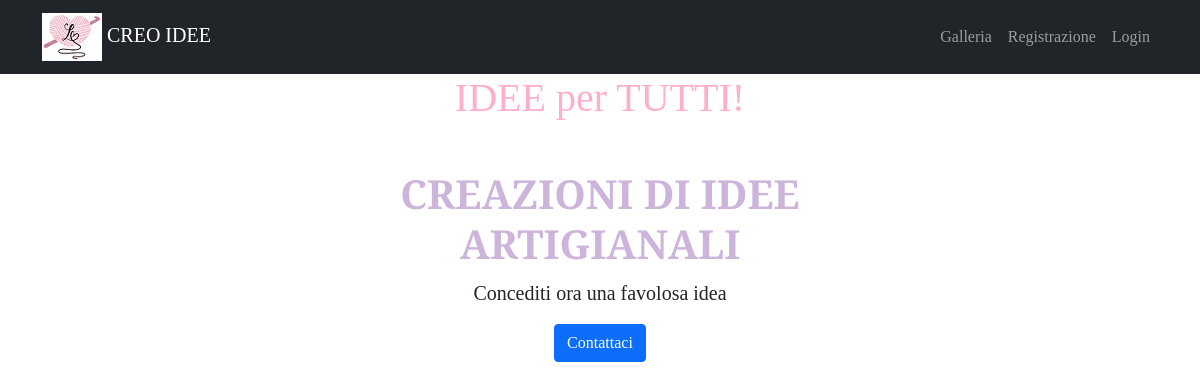
The page /galleria/articoli/ on the database as committed earlier.
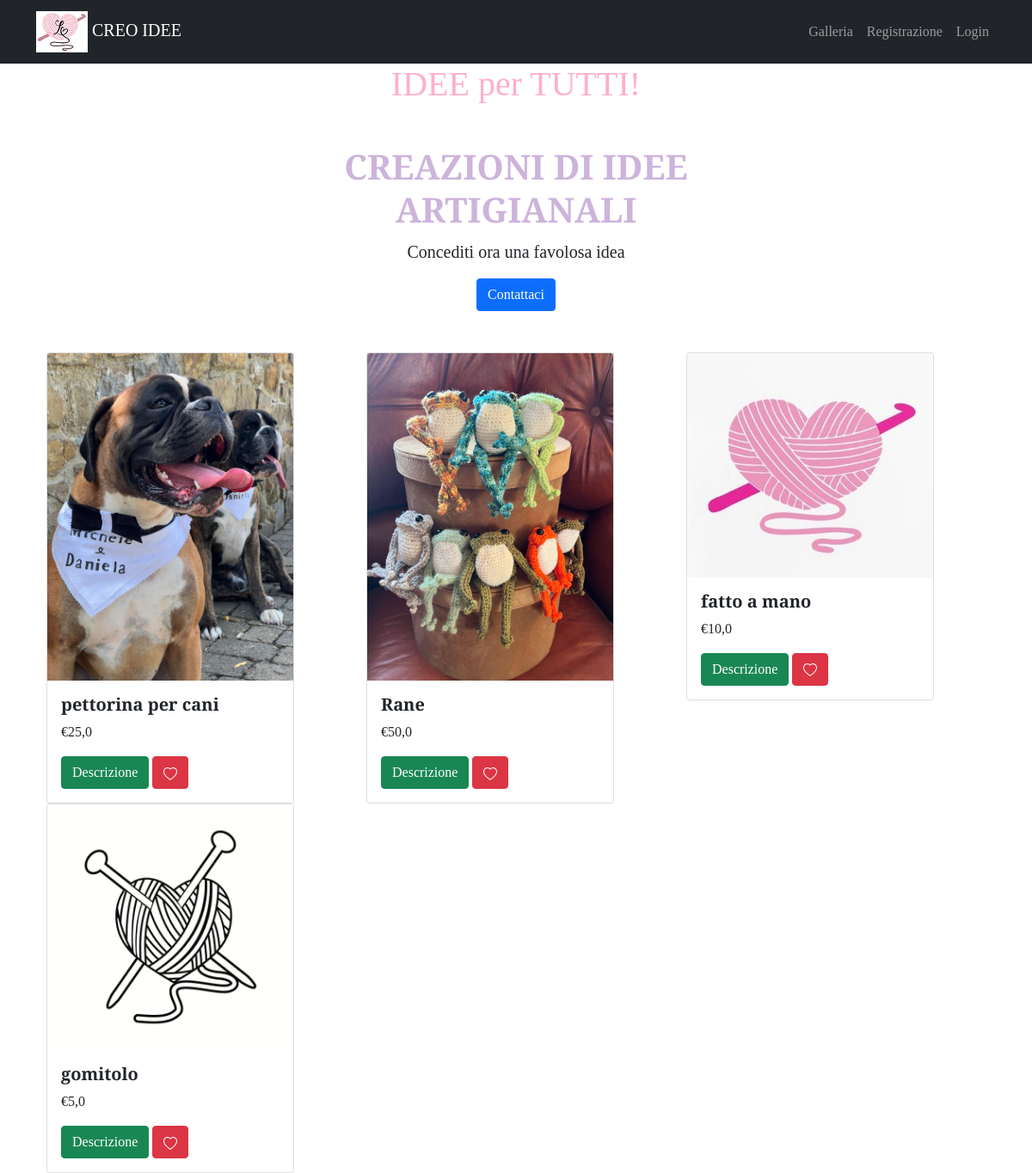
The same page on the database as committed later.
### gallery/models.py (models this page shows, shortened)
class Articolo(models.Model):
    foto = models.ImageField()
    nome = models.CharField(max_length=25)
    descrizione = models.TextField()
    prezzo = models.FloatField()
    class Meta:
        verbose_name = "Articolo"
        verbose_name_plural = "Articoli"

### gallery/views.py (the view)
# urls.py: path('articoli/', views.Visualizza_articoli.as_view(), name='listart'),
class Visualizza_articoli(ListView):
    queryset = Articolo.objects.all()
    template_name = "gallery/articoli_lista.html"
    context_object_name = "lista_articoli"

### gallery/templates/gallery/articoli_lista.html (shortened to what this page needs)
{% extends 'base.html' %}
{% block content %}
<div class="container text-center"><h1 style="color: #FFAFCC; size: 50px; ">IDEE per TUTTI!</h1></div>
<div class="container my-5 text-center" style="max-width:580px">
    <h1 style="color: #cdb4db "><strong>CREAZIONI DI IDEE ARTIGIANALI</strong></h1>
    <p class="lead">Concediti ora una favolosa idea </p>
    <a href="{% url 'contact_view' %}" type="button" class="btn btn-primary">Contattaci</a>
</div>
<div class="container">
    <div class="row">
        {% for articolo in lista_articoli %}
        <div class="col-sm">
            <div class="card" style="width: 18rem;">
                <img src="{{articolo.foto.url}}" class="card-img-top" alt="...">
                <div class="card-body">
                    <h5><strong>{{ articolo.nome }}</strong></h5>
                    <p class="card-text">€{{ articolo.prezzo }}</p>
                    <a href="{% url 'articolo_view' pk=articolo.pk %}" class="btn btn-success">Descrizione</a>
                    <a href="#" type="button" class="btn btn-danger"></a>
                </div>
            </div>
        </div>
        {% endfor %}
    </div>
</div>
{% endblock content %}

### templates/base.html (shortened to what this page needs)
{% load static %}
<!DOCTYPE html>
<html lang="it">
  <head>
    <link
      href="https://cdn.jsdelivr.net/npm/bootstrap@5.0.0/dist/css/bootstrap.min.css"
      rel="stylesheet"
    />
    <link rel="stylesheet" href="{% static 'css/pett.css' %}" />
  </head>
  <body>
    <nav class="navbar navbar-expand-lg navbar-dark bg-dark">
      <div class="container">
        <a class="navbar-brand" href="/">
          <img src="{% static 'gallery/logo1.png' %}" alt="">
          CREO IDEE</a>
          <ul class="navbar-nav ms-auto">
            <li class="nav-item">
              <a class="nav-link" href="{% url 'listart' %}"
                >Galleria <span class="sr-only">(current)</span></a
              >
            </li>
            {% if request.user.is_authenticated %}
            <li class="nav-item dropdown">
              <a
                class="nav-link dropdown-toggle"
                href="#"
                id="navbarDropdown"
                role="button"
                data-bs-toggle="dropdown"
                aria-haspopup="true"
                aria-expanded="false"
              >
                {{ request.user.username }}
              </a>
              <div class="dropdown-menu" aria-labelledby="navbarDropdown">
                <a
                  class="dropdown-item"
                  href="{% url 'user_profile' username=request.user.username %}"
                  >Profilo</a
                >
                <a class="dropdown-item" href="{% url 'password_change' %}"
                  >Aggiorna Password</a
                >
                <div class="dropdown-divider"></div>
                <a class="dropdown-item" href="{% url 'logout' %}">Esci</a>
              </div>
            </li>
            {% else %}
            <li class="nav-item">
              <a class="nav-link" href="{% url 'registration_view' %}"
                >Registrazione</a
              >
            </li>
            <li class="nav-item">
              <a class="nav-link" href="{% url 'login' %}">Login</a>
            </li>
            {% endif %}
          </ul>
        </div>
    </nav>
<div class="container">{% block content %} {% endblock content %}</div>
  </body>
</html>

### static-storage/CSS/pett.css (style rules this page uses)
body { font-family: 'Slabo 27px', serif; }

Rows that differ between the two databases and show on the page:
added Articolo: foto (picture), nome "pettorina per cani", prezzo "25,0"
added Articolo: foto (picture), nome "Rane", prezzo "50,0"
added Articolo: foto (picture), nome "fatto a mano", prezzo "10,0"
added Articolo: foto (picture), nome "gomitolo", prezzo "5,0"
